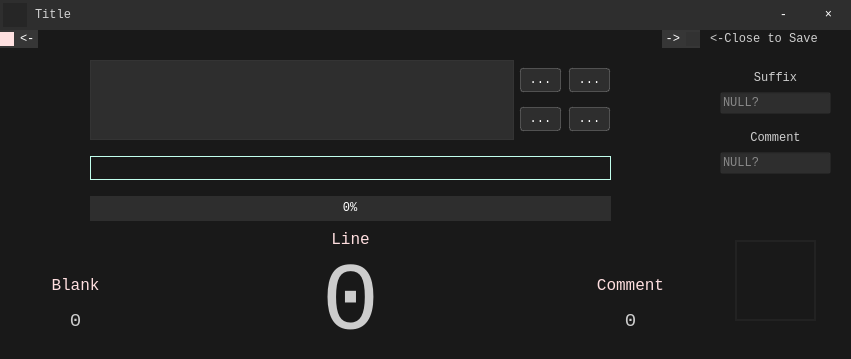
<?xml version="1.0" encoding="UTF-8"?>
<ui version="4.0">
 <class>Widget</class>
 <widget class="QWidget" name="Widget">
  <property name="windowModality">
   <enum>Qt::WindowModal</enum>
  </property>
  <property name="geometry">
   <rect>
    <x>0</x>
    <y>0</y>
    <width>851</width>
    <height>359</height>
   </rect>
  </property>
  <property name="font">
   <font>
    <family>Consolas</family>
   </font>
  </property>
  <property name="windowTitle">
   <string>Code-Counter</string>
  </property>
  <property name="styleSheet">
   <string notr="true">QWidget#Widget{ background: rgb(25,25,25); }
QToolTip,QToolButton,QPushButton,QLineEdit,QTextEdit,QLabel{font-family:Consolas }

QToolButton {
    color:white;
	border: 1px solid  rgba(150,150,150,100);
    border-radius: 3px;
    background-color: rgba(80,80,80,100);
    margin: 1px;
}
QToolButton:hover{
	background-color: rgba(137, 144, 143,100);
}

QToolButton:pressed{
	background-color: rgba(99, 99, 99,100);
}

QPushButton {
    color:white;
	border: 0px solid  transparent;
    background-color: transparent;
    margin: 1px;
}
QPushButton:hover{
	background-color: rgba(137, 144, 143,100);
}

QPushButton:pressed{
	background-color: rgba(99, 99, 99,100);
}


QToolTip {
	color: rgb(223, 223, 223);
    border: 1px solid rgb(200,200,200);
	background-color: rgb(88, 88, 88);
    border-radius: 3px;
    opacity:210;
}

QLabel{
	color: rgba(255, 255, 255, 200);
}

QLineEdit{
	background-color: rgba(79, 80, 80,100);
	color: rgb(225, 225, 225);
}

/*ScrollBar*/
QScrollBar:vertical
{
    width:8px;
    background:rgba(0,0,0,0%);
    margin:0px,0px,0px,0px;
    padding-top:0px; 
    padding-bottom:0px;
}
QScrollBar::handle:vertical
{
    width:8px;
    background:rgba(0,0,0,25%);
    border-radius:4px;
    min-height:20;
}
QScrollBar::handle:vertical:hover
{
    width:8px;
    background:rgba(0,0,0,50%);
    border-radius:4px;
    min-height:20;
}

QScrollBar::add-line:vertical
{
    height:0px;width:8px;
    subcontrol-position:bottom;
}
QScrollBar::sub-line:vertical
{
    height:0px;width:8px;
    subcontrol-position:top;
}
QScrollBar::add-line:vertical:hover 
{
    height:9px;width:8px;
    subcontrol-position:bottom;
}
QScrollBar::sub-line:vertical:hover
{
    height:9px;width:8px;
    subcontrol-position:top;
}
QScrollBar::add-page:vertical,QScrollBar::sub-page:vertical
{
    background:rgba(0,0,0,10%);
    border-radius:4px;
}</string>
  </property>
  <widget class="QWidget" name="widget_main" native="true">
   <property name="geometry">
    <rect>
     <x>90</x>
     <y>50</y>
     <width>521</width>
     <height>181</height>
    </rect>
   </property>
   <layout class="QVBoxLayout" name="verticalLayout">
    <property name="sizeConstraint">
     <enum>QLayout::SetNoConstraint</enum>
    </property>
    <property name="leftMargin">
     <number>0</number>
    </property>
    <property name="topMargin">
     <number>0</number>
    </property>
    <property name="rightMargin">
     <number>0</number>
    </property>
    <property name="bottomMargin">
     <number>0</number>
    </property>
    <item>
     <widget class="QWidget" name="widget" native="true">
      <property name="sizePolicy">
       <sizepolicy hsizetype="Preferred" vsizetype="Maximum">
        <horstretch>0</horstretch>
        <verstretch>0</verstretch>
       </sizepolicy>
      </property>
      <property name="minimumSize">
       <size>
        <width>0</width>
        <height>80</height>
       </size>
      </property>
      <layout class="QHBoxLayout" name="horizontalLayout">
       <property name="spacing">
        <number>5</number>
       </property>
       <property name="sizeConstraint">
        <enum>QLayout::SetNoConstraint</enum>
       </property>
       <property name="leftMargin">
        <number>0</number>
       </property>
       <property name="topMargin">
        <number>0</number>
       </property>
       <property name="rightMargin">
        <number>0</number>
       </property>
       <property name="bottomMargin">
        <number>0</number>
       </property>
       <item>
        <widget class="QListWidget" name="listWidget">
         <property name="sizePolicy">
          <sizepolicy hsizetype="Expanding" vsizetype="Ignored">
           <horstretch>0</horstretch>
           <verstretch>0</verstretch>
          </sizepolicy>
         </property>
         <property name="minimumSize">
          <size>
           <width>0</width>
           <height>0</height>
          </size>
         </property>
         <property name="styleSheet">
          <string notr="true">QListWidget{background-color: rgba(79, 80, 80,100);}
QCheckBox{color:white;font-family:Consolas}</string>
         </property>
         <property name="horizontalScrollBarPolicy">
          <enum>Qt::ScrollBarAsNeeded</enum>
         </property>
        </widget>
       </item>
       <item>
        <widget class="QWidget" name="widget_3" native="true">
         <layout class="QGridLayout" name="gridLayout">
          <property name="leftMargin">
           <number>0</number>
          </property>
          <property name="topMargin">
           <number>0</number>
          </property>
          <property name="rightMargin">
           <number>0</number>
          </property>
          <property name="bottomMargin">
           <number>0</number>
          </property>
          <property name="spacing">
           <number>6</number>
          </property>
          <item row="0" column="1">
           <widget class="QToolButton" name="btn_openDir">
            <property name="sizePolicy">
             <sizepolicy hsizetype="Fixed" vsizetype="Fixed">
              <horstretch>0</horstretch>
              <verstretch>0</verstretch>
             </sizepolicy>
            </property>
            <property name="minimumSize">
             <size>
              <width>26</width>
              <height>26</height>
             </size>
            </property>
            <property name="toolTip">
             <string>&lt;html&gt;&lt;head/&gt;&lt;body&gt;&lt;p&gt;Open a Directory&lt;/p&gt;&lt;/body&gt;&lt;/html&gt;</string>
            </property>
            <property name="styleSheet">
             <string notr="true"/>
            </property>
            <property name="text">
             <string>...</string>
            </property>
           </widget>
          </item>
          <item row="0" column="0">
           <widget class="QToolButton" name="btn_openFile">
            <property name="sizePolicy">
             <sizepolicy hsizetype="Fixed" vsizetype="Fixed">
              <horstretch>0</horstretch>
              <verstretch>0</verstretch>
             </sizepolicy>
            </property>
            <property name="minimumSize">
             <size>
              <width>26</width>
              <height>26</height>
             </size>
            </property>
            <property name="toolTip">
             <string>&lt;html&gt;&lt;head/&gt;&lt;body&gt;&lt;p&gt;Open Files&lt;/p&gt;&lt;/body&gt;&lt;/html&gt;</string>
            </property>
            <property name="styleSheet">
             <string notr="true"/>
            </property>
            <property name="text">
             <string>...</string>
            </property>
           </widget>
          </item>
          <item row="1" column="0">
           <widget class="QToolButton" name="btn_clear">
            <property name="sizePolicy">
             <sizepolicy hsizetype="Fixed" vsizetype="Fixed">
              <horstretch>0</horstretch>
              <verstretch>0</verstretch>
             </sizepolicy>
            </property>
            <property name="minimumSize">
             <size>
              <width>26</width>
              <height>26</height>
             </size>
            </property>
            <property name="toolTip">
             <string>&lt;html&gt;&lt;head/&gt;&lt;body&gt;&lt;p&gt;Clear&lt;/p&gt;&lt;/body&gt;&lt;/html&gt;</string>
            </property>
            <property name="styleSheet">
             <string notr="true"/>
            </property>
            <property name="text">
             <string>...</string>
            </property>
           </widget>
          </item>
          <item row="1" column="1">
           <widget class="QToolButton" name="btn_run">
            <property name="sizePolicy">
             <sizepolicy hsizetype="Fixed" vsizetype="Fixed">
              <horstretch>0</horstretch>
              <verstretch>0</verstretch>
             </sizepolicy>
            </property>
            <property name="minimumSize">
             <size>
              <width>26</width>
              <height>26</height>
             </size>
            </property>
            <property name="toolTip">
             <string>&lt;html&gt;&lt;head/&gt;&lt;body&gt;&lt;p&gt;Run&lt;/p&gt;&lt;/body&gt;&lt;/html&gt;</string>
            </property>
            <property name="styleSheet">
             <string notr="true"/>
            </property>
            <property name="text">
             <string>...</string>
            </property>
           </widget>
          </item>
         </layout>
        </widget>
       </item>
      </layout>
     </widget>
    </item>
    <item>
     <widget class="QLabel" name="label_nowFile">
      <property name="sizePolicy">
       <sizepolicy hsizetype="Preferred" vsizetype="Fixed">
        <horstretch>0</horstretch>
        <verstretch>0</verstretch>
       </sizepolicy>
      </property>
      <property name="minimumSize">
       <size>
        <width>0</width>
        <height>24</height>
       </size>
      </property>
      <property name="font">
       <font>
        <family>Consolas</family>
       </font>
      </property>
      <property name="toolTip">
       <string>&lt;html&gt;&lt;head/&gt;&lt;body&gt;&lt;p&gt;ある物&lt;/p&gt;&lt;/body&gt;&lt;/html&gt;</string>
      </property>
      <property name="styleSheet">
       <string notr="true">QProgressBar,QFrame{color: rgb(193, 255, 237);}</string>
      </property>
      <property name="frameShape">
       <enum>QFrame::Panel</enum>
      </property>
      <property name="text">
       <string/>
      </property>
     </widget>
    </item>
    <item>
     <widget class="QProgressBar" name="progressBar">
      <property name="minimumSize">
       <size>
        <width>0</width>
        <height>25</height>
       </size>
      </property>
      <property name="font">
       <font>
        <family>Consolas</family>
       </font>
      </property>
      <property name="toolTip">
       <string>&lt;html&gt;&lt;head/&gt;&lt;body&gt;&lt;p&gt;真·进度条&lt;/p&gt;&lt;/body&gt;&lt;/html&gt;</string>
      </property>
      <property name="styleSheet">
       <string notr="true">/*QProgressBar::chunk{background-color: rgb(214, 214, 214);}*/
QProgressBar{
        border: none;/*否则改不了颜色*/
        color: white;
        background: rgba(80, 80, 80, 100);
}
QProgressBar::chunk {
        border: none;
        background: rgba(235,235,235,100);
}</string>
      </property>
      <property name="value">
       <number>0</number>
      </property>
      <property name="alignment">
       <set>Qt::AlignCenter</set>
      </property>
      <property name="textVisible">
       <bool>true</bool>
      </property>
      <property name="orientation">
       <enum>Qt::Horizontal</enum>
      </property>
      <property name="invertedAppearance">
       <bool>false</bool>
      </property>
      <property name="textDirection">
       <enum>QProgressBar::TopToBottom</enum>
      </property>
     </widget>
    </item>
   </layout>
  </widget>
  <widget class="QCheckBox" name="checkBox_subdir">
   <property name="geometry">
    <rect>
     <x>0</x>
     <y>30</y>
     <width>38</width>
     <height>18</height>
    </rect>
   </property>
   <property name="toolTip">
    <string>&lt;html&gt;&lt;head/&gt;&lt;body&gt;&lt;p&gt;递归子文件夹&lt;/p&gt;&lt;/body&gt;&lt;/html&gt;</string>
   </property>
   <property name="layoutDirection">
    <enum>Qt::LeftToRight</enum>
   </property>
   <property name="styleSheet">
    <string notr="true">QCheckBox{
	color:white;
	background-color:rgba(100,100,100,100);
}

QCheckBox::indicator:unchecked
{
   background-color:rgb(50,50,50);
}
QCheckBox::indicator:checked
{
	background-color: rgb(255, 225, 225);
}</string>
   </property>
   <property name="text">
    <string>&lt;-</string>
   </property>
   <property name="checked">
    <bool>true</bool>
   </property>
  </widget>
  <widget class="QCheckBox" name="checkBox_setting">
   <property name="geometry">
    <rect>
     <x>662</x>
     <y>30</y>
     <width>38</width>
     <height>18</height>
    </rect>
   </property>
   <property name="toolTip">
    <string>&lt;html&gt;&lt;head/&gt;&lt;body&gt;&lt;p&gt;光翼展开&lt;/p&gt;&lt;/body&gt;&lt;/html&gt;</string>
   </property>
   <property name="layoutDirection">
    <enum>Qt::RightToLeft</enum>
   </property>
   <property name="styleSheet">
    <string notr="true">QCheckBox{
	color:white;
	background-color:rgba(100,100,100,100);
}

QCheckBox::indicator:unchecked
{
   background-color:rgb(50,50,50);
}
QCheckBox::indicator:checked
{
	background-color: rgb(255, 225, 225);
}</string>
   </property>
   <property name="text">
    <string>-&gt;</string>
   </property>
   <property name="checked">
    <bool>false</bool>
   </property>
  </widget>
  <widget class="QWidget" name="widget_blank" native="true">
   <property name="geometry">
    <rect>
     <x>20</x>
     <y>270</y>
     <width>111</width>
     <height>65</height>
    </rect>
   </property>
   <layout class="QVBoxLayout" name="verticalLayout_2">
    <item>
     <widget class="QLabel" name="label_3">
      <property name="font">
       <font>
        <family>Consolas</family>
        <pointsize>12</pointsize>
       </font>
      </property>
      <property name="styleSheet">
       <string notr="true">color: rgb(255, 222, 223);</string>
      </property>
      <property name="text">
       <string>Blank</string>
      </property>
      <property name="alignment">
       <set>Qt::AlignCenter</set>
      </property>
     </widget>
    </item>
    <item>
     <widget class="QLabel" name="label_blank">
      <property name="font">
       <font>
        <family>Consolas</family>
        <pointsize>14</pointsize>
       </font>
      </property>
      <property name="styleSheet">
       <string notr="true"/>
      </property>
      <property name="text">
       <string>0</string>
      </property>
      <property name="alignment">
       <set>Qt::AlignCenter</set>
      </property>
     </widget>
    </item>
   </layout>
  </widget>
  <widget class="QWidget" name="widget_comment" native="true">
   <property name="geometry">
    <rect>
     <x>580</x>
     <y>270</y>
     <width>101</width>
     <height>65</height>
    </rect>
   </property>
   <property name="toolTip">
    <string>&lt;html&gt;&lt;head/&gt;&lt;body&gt;&lt;p&gt;Single Comment Only&lt;/p&gt;&lt;p&gt;Because of &lt;span style=&quot; font-weight:600;&quot;&gt;いろんな&lt;/span&gt;&lt;span style=&quot; font-style:italic;&quot;&gt;原因&lt;/span&gt;&lt;/p&gt;&lt;/body&gt;&lt;/html&gt;</string>
   </property>
   <layout class="QVBoxLayout" name="verticalLayout_3">
    <item>
     <widget class="QLabel" name="label_2">
      <property name="font">
       <font>
        <family>Consolas</family>
        <pointsize>12</pointsize>
       </font>
      </property>
      <property name="styleSheet">
       <string notr="true">color: rgb(255, 222, 223);</string>
      </property>
      <property name="text">
       <string>Comment</string>
      </property>
      <property name="alignment">
       <set>Qt::AlignCenter</set>
      </property>
     </widget>
    </item>
    <item>
     <widget class="QLabel" name="label_comment">
      <property name="font">
       <font>
        <family>Consolas</family>
        <pointsize>14</pointsize>
       </font>
      </property>
      <property name="styleSheet">
       <string notr="true"/>
      </property>
      <property name="text">
       <string>0</string>
      </property>
      <property name="alignment">
       <set>Qt::AlignCenter</set>
      </property>
     </widget>
    </item>
   </layout>
  </widget>
  <widget class="QWidget" name="widget_line" native="true">
   <property name="geometry">
    <rect>
     <x>190</x>
     <y>230</y>
     <width>321</width>
     <height>121</height>
    </rect>
   </property>
   <layout class="QVBoxLayout" name="verticalLayout_4">
    <item>
     <widget class="QLabel" name="label">
      <property name="font">
       <font>
        <family>Consolas</family>
        <pointsize>12</pointsize>
       </font>
      </property>
      <property name="styleSheet">
       <string notr="true">color: rgb(255, 222, 223);</string>
      </property>
      <property name="text">
       <string>Line</string>
      </property>
      <property name="alignment">
       <set>Qt::AlignCenter</set>
      </property>
     </widget>
    </item>
    <item>
     <widget class="QLabel" name="label_line">
      <property name="font">
       <font>
        <family>Consolas</family>
        <pointsize>72</pointsize>
       </font>
      </property>
      <property name="styleSheet">
       <string notr="true"/>
      </property>
      <property name="text">
       <string>0</string>
      </property>
      <property name="scaledContents">
       <bool>false</bool>
      </property>
      <property name="alignment">
       <set>Qt::AlignCenter</set>
      </property>
     </widget>
    </item>
   </layout>
  </widget>
  <widget class="QWidget" name="widget_captain" native="true">
   <property name="geometry">
    <rect>
     <x>0</x>
     <y>0</y>
     <width>851</width>
     <height>30</height>
    </rect>
   </property>
   <property name="sizePolicy">
    <sizepolicy hsizetype="Expanding" vsizetype="Expanding">
     <horstretch>0</horstretch>
     <verstretch>0</verstretch>
    </sizepolicy>
   </property>
   <property name="styleSheet">
    <string notr="true">QWidget#widget_captain{background-color: rgba(79, 79, 79,100);}</string>
   </property>
   <layout class="QHBoxLayout" name="horizontalLayout_2">
    <property name="spacing">
     <number>0</number>
    </property>
    <property name="leftMargin">
     <number>3</number>
    </property>
    <property name="topMargin">
     <number>0</number>
    </property>
    <property name="rightMargin">
     <number>0</number>
    </property>
    <property name="bottomMargin">
     <number>0</number>
    </property>
    <item>
     <widget class="QLabel" name="label_icon">
      <property name="sizePolicy">
       <sizepolicy hsizetype="Fixed" vsizetype="Fixed">
        <horstretch>0</horstretch>
        <verstretch>0</verstretch>
       </sizepolicy>
      </property>
      <property name="minimumSize">
       <size>
        <width>24</width>
        <height>24</height>
       </size>
      </property>
      <property name="maximumSize">
       <size>
        <width>24</width>
        <height>24</height>
       </size>
      </property>
      <property name="baseSize">
       <size>
        <width>0</width>
        <height>0</height>
       </size>
      </property>
      <property name="styleSheet">
       <string notr="true">background-color: rgb(38, 38, 38);</string>
      </property>
      <property name="frameShape">
       <enum>QFrame::NoFrame</enum>
      </property>
      <property name="frameShadow">
       <enum>QFrame::Plain</enum>
      </property>
      <property name="text">
       <string/>
      </property>
      <property name="pixmap">
       <pixmap resource="res.qrc">:/ICON_3.ico</pixmap>
      </property>
      <property name="scaledContents">
       <bool>true</bool>
      </property>
     </widget>
    </item>
    <item>
     <spacer name="horizontalSpacer">
      <property name="orientation">
       <enum>Qt::Horizontal</enum>
      </property>
      <property name="sizeType">
       <enum>QSizePolicy::Fixed</enum>
      </property>
      <property name="sizeHint" stdset="0">
       <size>
        <width>8</width>
        <height>20</height>
       </size>
      </property>
     </spacer>
    </item>
    <item>
     <widget class="QLabel" name="label_title">
      <property name="styleSheet">
       <string notr="true">font: 10pt &quot;Consolas&quot;;</string>
      </property>
      <property name="text">
       <string>Title</string>
      </property>
     </widget>
    </item>
    <item>
     <widget class="QPushButton" name="btn_min">
      <property name="sizePolicy">
       <sizepolicy hsizetype="Fixed" vsizetype="Fixed">
        <horstretch>0</horstretch>
        <verstretch>0</verstretch>
       </sizepolicy>
      </property>
      <property name="minimumSize">
       <size>
        <width>45</width>
        <height>30</height>
       </size>
      </property>
      <property name="maximumSize">
       <size>
        <width>45</width>
        <height>30</height>
       </size>
      </property>
      <property name="styleSheet">
       <string notr="true">font: 16pt &quot;Consolas&quot;;</string>
      </property>
      <property name="text">
       <string>-</string>
      </property>
     </widget>
    </item>
    <item>
     <widget class="QPushButton" name="btn_close">
      <property name="sizePolicy">
       <sizepolicy hsizetype="Fixed" vsizetype="Fixed">
        <horstretch>0</horstretch>
        <verstretch>0</verstretch>
       </sizepolicy>
      </property>
      <property name="minimumSize">
       <size>
        <width>45</width>
        <height>30</height>
       </size>
      </property>
      <property name="maximumSize">
       <size>
        <width>45</width>
        <height>30</height>
       </size>
      </property>
      <property name="styleSheet">
       <string notr="true">QPushButton{	font: 16pt &quot;Consolas&quot;;}
QPushButton:hover{
	background-color: rgba(232,17,35,200);
}</string>
      </property>
      <property name="text">
       <string>×</string>
      </property>
     </widget>
    </item>
   </layout>
  </widget>
  <widget class="QLabel" name="label_4">
   <property name="geometry">
    <rect>
     <x>710</x>
     <y>30</y>
     <width>121</width>
     <height>18</height>
    </rect>
   </property>
   <property name="text">
    <string>&lt;-Close to Save</string>
   </property>
  </widget>
  <widget class="QLabel" name="label_image">
   <property name="geometry">
    <rect>
     <x>735</x>
     <y>240</y>
     <width>81</width>
     <height>81</height>
    </rect>
   </property>
   <property name="toolTip">
    <string>&lt;html&gt;&lt;head/&gt;&lt;body&gt;&lt;p&gt;莫挨老子&lt;/p&gt;&lt;/body&gt;&lt;/html&gt;</string>
   </property>
   <property name="styleSheet">
    <string notr="true">QFrame{color: rgb(34, 34, 34);}
</string>
   </property>
   <property name="frameShape">
    <enum>QFrame::Box</enum>
   </property>
   <property name="lineWidth">
    <number>2</number>
   </property>
   <property name="text">
    <string/>
   </property>
   <property name="pixmap">
    <pixmap>C:/Users/18134/Pictures/表情包/干得漂亮.jpg</pixmap>
   </property>
   <property name="scaledContents">
    <bool>true</bool>
   </property>
   <property name="alignment">
    <set>Qt::AlignCenter</set>
   </property>
  </widget>
  <widget class="QWidget" name="layoutWidget">
   <property name="geometry">
    <rect>
     <x>720</x>
     <y>70</y>
     <width>111</width>
     <height>44</height>
    </rect>
   </property>
   <layout class="QVBoxLayout" name="Suffix">
    <item>
     <widget class="QLabel" name="label_5">
      <property name="text">
       <string>Suffix</string>
      </property>
      <property name="alignment">
       <set>Qt::AlignCenter</set>
      </property>
     </widget>
    </item>
    <item>
     <widget class="QLineEdit" name="lineEdit_suffix">
      <property name="toolTip">
       <string>&lt;!DOCTYPE HTML PUBLIC &quot;-//W3C//DTD HTML 4.0//EN&quot; &quot;http://www.w3.org/TR/REC-html40/strict.dtd&quot;&gt;
&lt;html&gt;&lt;head&gt;&lt;meta name=&quot;qrichtext&quot; content=&quot;1&quot; /&gt;&lt;style type=&quot;text/css&quot;&gt;
p, li { white-space: pre-wrap; }
&lt;/style&gt;&lt;/head&gt;&lt;body style=&quot; font-family:'Consolas'; font-size:9pt; font-weight:400; font-style:normal;&quot;&gt;
&lt;p style=&quot; margin-top:12px; margin-bottom:12px; margin-left:0px; margin-right:0px; -qt-block-indent:0; text-indent:0px;&quot;&gt;&lt;span style=&quot; font-weight:600; font-style:italic;&quot;&gt;[return] &lt;/span&gt;&lt;span style=&quot; font-weight:600;&quot;&gt;to extend&lt;/span&gt;&lt;/p&gt;&lt;/body&gt;&lt;/html&gt;</string>
      </property>
      <property name="toolTipDuration">
       <number>-1</number>
      </property>
      <property name="placeholderText">
       <string>NULL?</string>
      </property>
     </widget>
    </item>
   </layout>
  </widget>
  <widget class="QWidget" name="layoutWidget">
   <property name="geometry">
    <rect>
     <x>720</x>
     <y>130</y>
     <width>111</width>
     <height>44</height>
    </rect>
   </property>
   <layout class="QVBoxLayout" name="Comment">
    <item>
     <widget class="QLabel" name="label_6">
      <property name="text">
       <string>Comment</string>
      </property>
      <property name="alignment">
       <set>Qt::AlignCenter</set>
      </property>
     </widget>
    </item>
    <item>
     <widget class="QLineEdit" name="lineEdit_comment">
      <property name="placeholderText">
       <string>NULL?</string>
      </property>
     </widget>
    </item>
   </layout>
  </widget>
 </widget>
 <resources>
  <include location="res.qrc"/>
 </resources>
 <connections/>
</ui>
